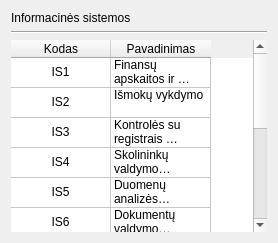
             <widget class="QWidget" name="is_tab">
              <attribute name="title">
               <string>IS</string>
              </attribute>
              <layout class="QVBoxLayout" name="verticalLayout_4">
               <item>
                <widget class="QLabel" name="label_3">
                 <property name="text">
                  <string>Informacinės sistemos</string>
                 </property>
                </widget>
               </item>
               <item>
                <widget class="Line" name="line_3">
                 <property name="orientation">
                  <enum>Qt::Horizontal</enum>
                 </property>
                </widget>
               </item>
               <item>
                <widget class="QTableWidget" name="tableWidget_3">
                 <property name="enabled">
                  <bool>true</bool>
                 </property>
                 <property name="minimumSize">
                  <size>
                   <width>0</width>
                   <height>0</height>
                  </size>
                 </property>
                 <property name="frameShape">
                  <enum>QFrame::NoFrame</enum>
                 </property>
                 <attribute name="horizontalHeaderHighlightSections">
                  <bool>true</bool>
                 </attribute>
                 <attribute name="verticalHeaderVisible">
                  <bool>false</bool>
                 </attribute>
                 <row>
                  <property name="text">
                   <string>1.</string>
                  </property>
                 </row>
                 <row>
                  <property name="text">
                   <string>2.</string>
                  </property>
                 </row>
                 <row>
                  <property name="text">
                   <string>3.</string>
                  </property>
                 </row>
                 <row>
                  <property name="text">
                   <string>4.</string>
                  </property>
                 </row>
                 <row>
                  <property name="text">
                   <string>5.</string>
                  </property>
                 </row>
                 <row>
                  <property name="text">
                   <string>New Row</string>
                  </property>
                 </row>
                 <row>
                  <property name="text">
                   <string>New Row</string>
                  </property>
                 </row>
                 <row>
                  <property name="text">
                   <string>New Row</string>
                  </property>
                 </row>
                 <row>
                  <property name="text">
                   <string>New Row</string>
                  </property>
                 </row>
                 <row>
                  <property name="text">
                   <string>New Row</string>
                  </property>
                 </row>
                 <row>
                  <property name="text">
                   <string>New Row</string>
                  </property>
                 </row>
                 <column>
                  <property name="text">
                   <string>Kodas</string>
                  </property>
                  <property name="textAlignment">
                   <set>AlignHCenter|AlignVCenter|AlignCenter</set>
                  </property>
                 </column>
                 <column>
                  <property name="text">
                   <string>Pavadinimas</string>
                  </property>
                 </column>
                 <item row="0" column="0">
                  <property name="text">
                   <string>IS1</string>
                  </property>
                  <property name="textAlignment">
                   <set>AlignHCenter|AlignVCenter|AlignCenter</set>
                  </property>
                 </item>
                 <item row="0" column="1">
                  <property name="text">
                   <string>Finansų apskaitos ir valdymo
</string>
                  </property>
                 </item>
                 <item row="1" column="0">
                  <property name="text">
                   <string>IS2</string>
                  </property>
                  <property name="textAlignment">
                   <set>AlignHCenter|AlignVCenter|AlignCenter</set>
                  </property>
                 </item>
                 <item row="1" column="1">
                  <property name="text">
                   <string>Išmokų vykdymo
</string>
                  </property>
                 </item>
                 <item row="2" column="0">
                  <property name="text">
                   <string>IS3</string>
                  </property>
                  <property name="textAlignment">
                   <set>AlignHCenter|AlignVCenter|AlignCenter</set>
                  </property>
                 </item>
                 <item row="2" column="1">
                  <property name="text">
                   <string>Kontrolės su registrais 
</string>
                  </property>
                 </item>
                 <item row="3" column="0">
                  <property name="text">
                   <string>IS4</string>
                  </property>
                  <property name="textAlignment">
                   <set>AlignHCenter|AlignVCenter|AlignCenter</set>
                  </property>
                 </item>
                 <item row="3" column="1">
                  <property name="text">
                   <string>Skolininkų valdymo
</string>
                  </property>
                 </item>
                 <item row="4" column="0">
                  <property name="text">
                   <string>IS5</string>
                  </property>
                  <property name="textAlignment">
                   <set>AlignHCenter|AlignVCenter|AlignCenter</set>
                  </property>
                 </item>
                 <item row="4" column="1">
                  <property name="text">
                   <string>Duomenų analizės
</string>
                  </property>
                 </item>
                 <item row="5" column="0">
                  <property name="text">
                   <string>IS6</string>
                  </property>
                  <property name="textAlignment">
                   <set>AlignHCenter|AlignVCenter|AlignCenter</set>
                  </property>
                 </item>
                 <item row="5" column="1">
                  <property name="text">
                   <string>Dokumentų valdymo
</string>
                  </property>
                 </item>
                 <item row="6" column="0">
                  <property name="text">
                   <string>IS7</string>
                  </property>
                  <property name="textAlignment">
                   <set>AlignHCenter|AlignVCenter|AlignCenter</set>
                  </property>
                 </item>
                 <item row="6" column="1">
                  <property name="text">
                   <string>Vaizdų kaupimo ir analizės
</string>
                  </property>
                 </item>
                 <item row="7" column="0">
                  <property name="text">
                   <string>IS8</string>
                  </property>
                  <property name="textAlignment">
                   <set>AlignHCenter|AlignVCenter|AlignCenter</set>
                  </property>
                 </item>
                 <item row="7" column="1">
                  <property name="text">
                   <string>Patikros užduočių planavimo 
</string>
                  </property>
                 </item>
                 <item row="8" column="0">
                  <property name="text">
                   <string>IS9</string>
                  </property>
                  <property name="textAlignment">
                   <set>AlignHCenter|AlignVCenter|AlignCenter</set>
                  </property>
                 </item>
                 <item row="8" column="1">
                  <property name="text">
                   <string>Patikros užduočių vykdymo 
</string>
                  </property>
                 </item>
                 <item row="9" column="0">
                  <property name="text">
                   <string>IS10</string>
                  </property>
                  <property name="textAlignment">
                   <set>AlignHCenter|AlignVCenter|AlignCenter</set>
                  </property>
                 </item>
                 <item row="9" column="1">
                  <property name="text">
                   <string>Vidaus audito sistema
</string>
                  </property>
                 </item>
                 <item row="10" column="0">
                  <property name="text">
                   <string>Pridėti naują</string>
                  </property>
                  <property name="font">
                   <font>
                    <italic>true</italic>
                   </font>
                  </property>
                  <property name="textAlignment">
                   <set>AlignHCenter|AlignVCenter|AlignCenter</set>
                  </property>
                 </item>
                </widget>
               </item>
              </layout>
             </widget>
